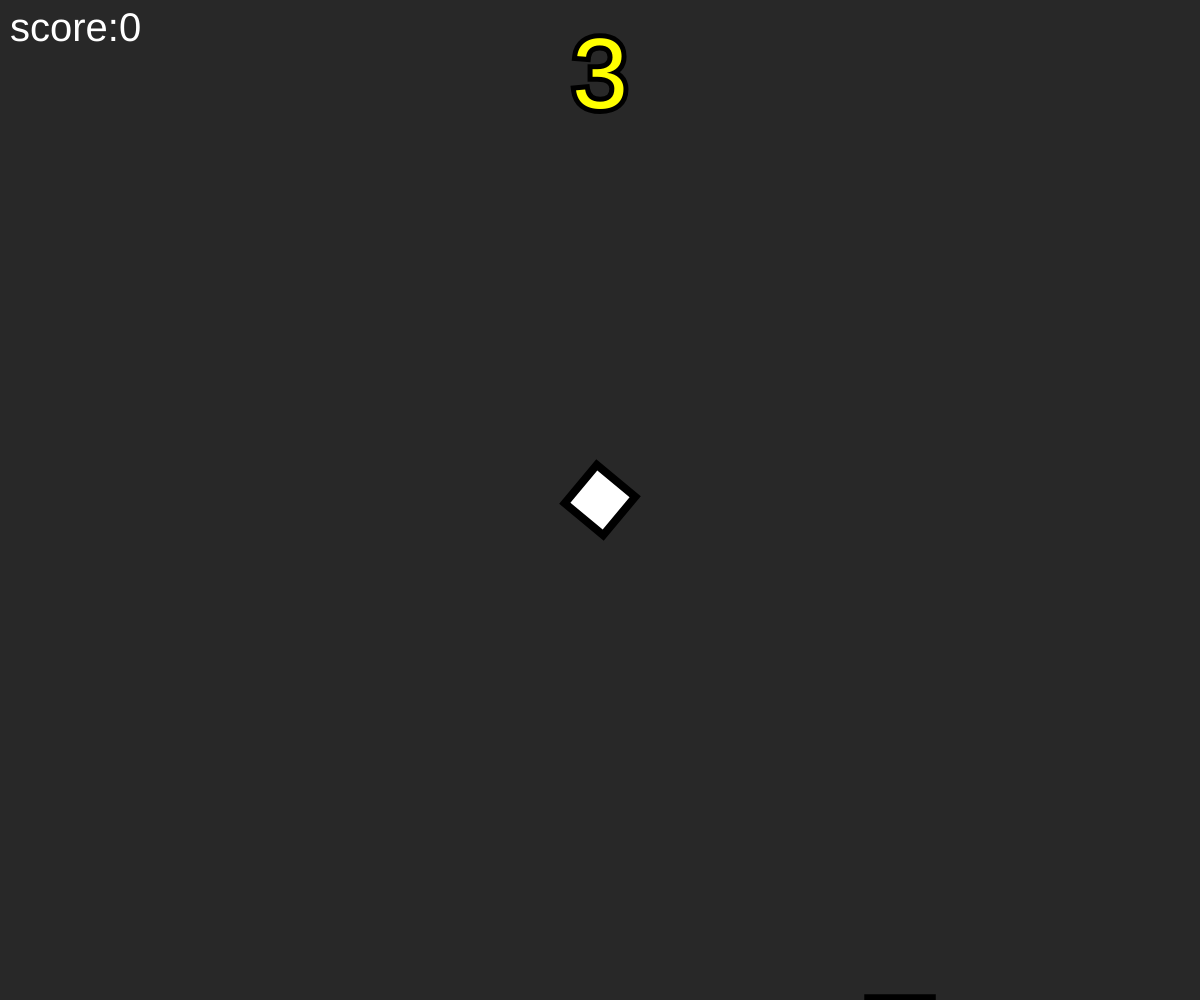
Frame 1 (no input)
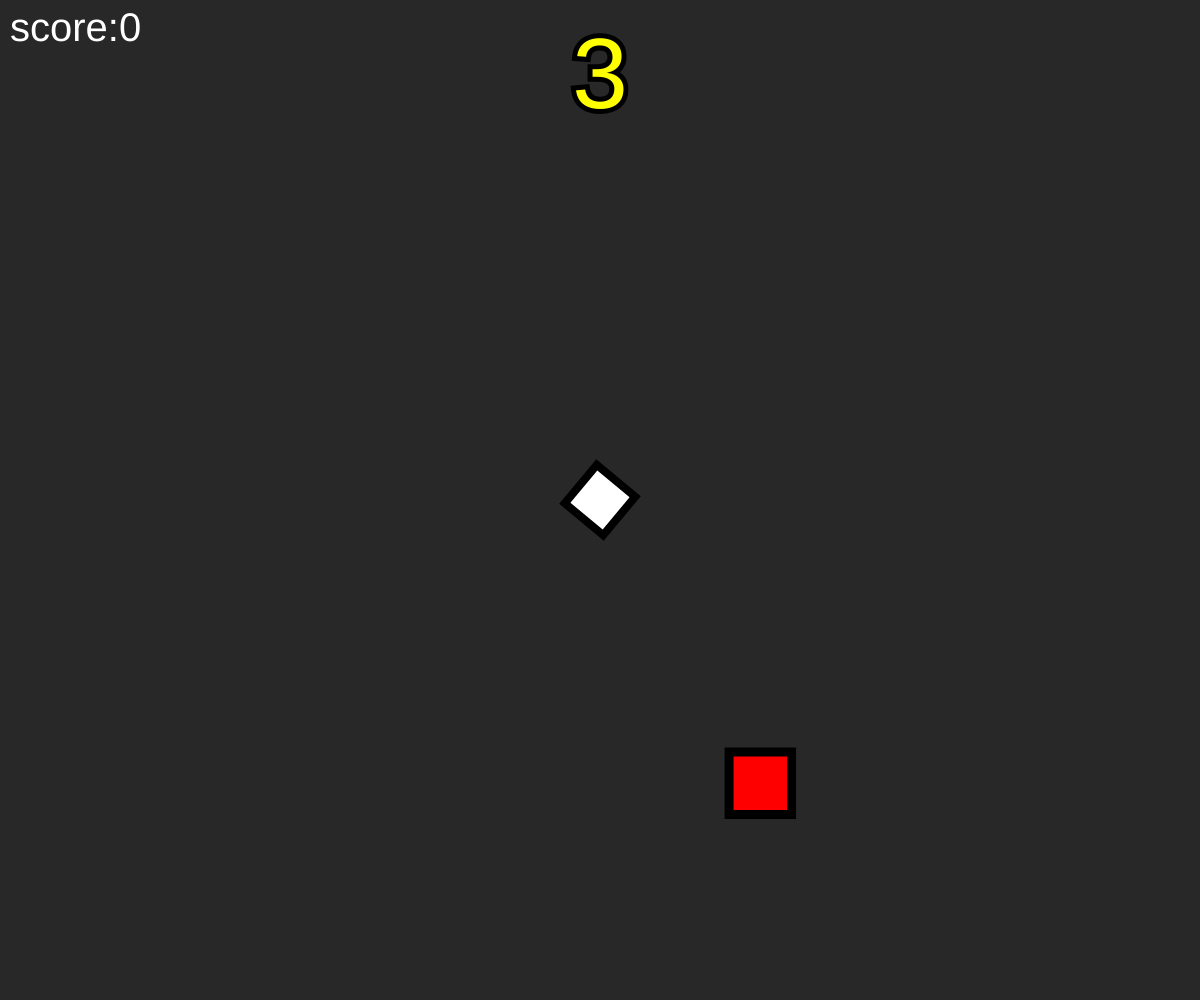
Frame 60 (no input)
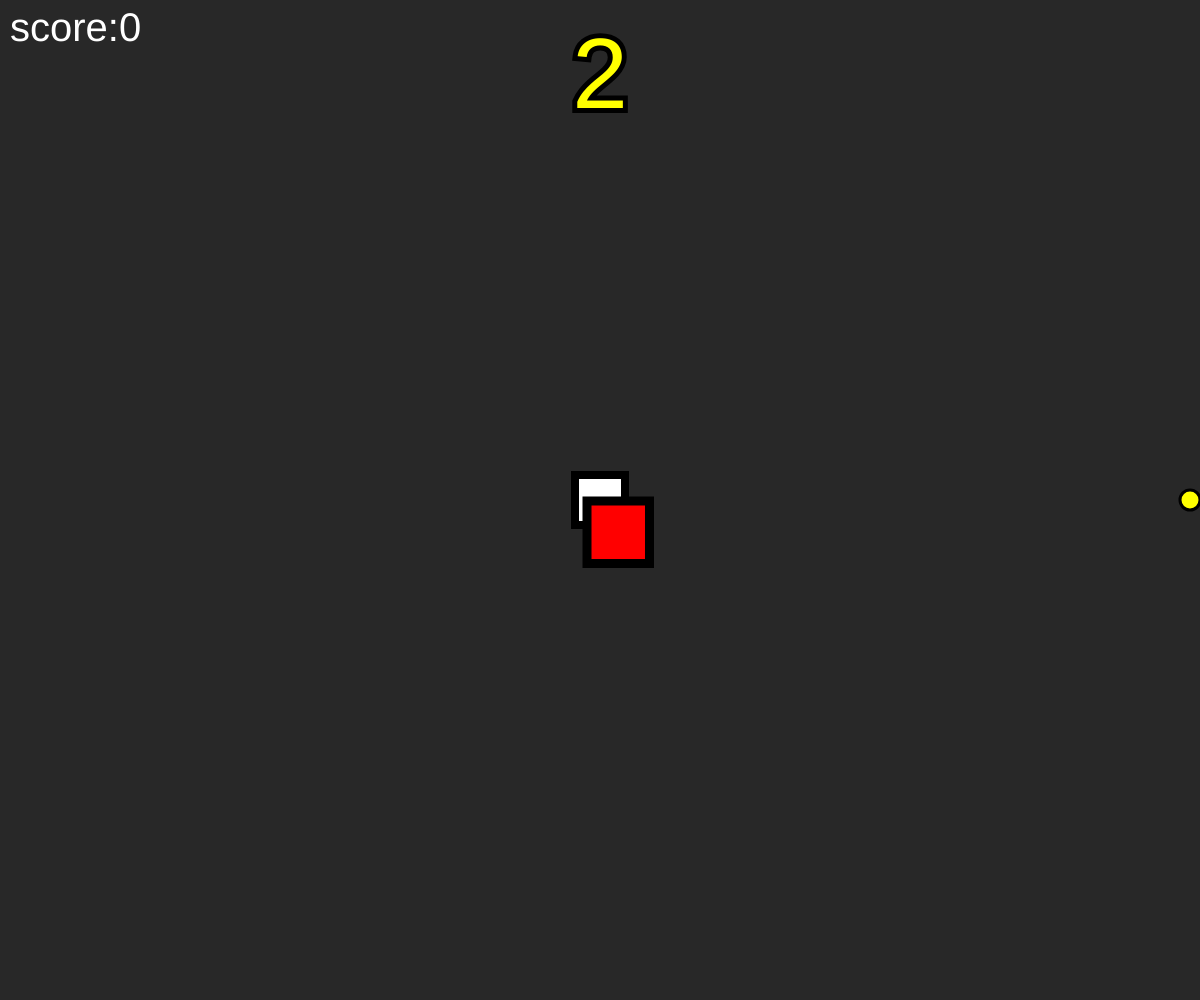
Frame 120 (the mouse pressed at the canvas centre since frame 60)

The p5.js sketch that drew these frames (run headless with seeded random() and noise() and a simulated clock; from frame 60 on, the mouse is pressed at the canvas centre):

// p5.js sketch
// ── sketch.js
let player;
let enemies = [];
let c = 1;
let score = 0;

function setup(){
    createCanvas(windowWidth, windowHeight);
    player = new Player();
    enemies.push(new Enemy(player));
}

function draw(){
    background(40);
    player.update();
    ammo();
    for(var i = 0; i<enemies.length; i++){
        enemies[i].draw();
    }
    
    for(var i = 0; i <enemies.length; i++){
        for(var j = 0; j < player.bullets.length; j++){
            if(collide(player.bullets[j].x, player.bullets[j].y, player.bullets[j].size/2, enemies[i].x, enemies[i].y, enemies[i].size, enemies[i].size)){
                player.bullets.splice(j, 1);
                player.ammo++;
                enemies.splice(i, 1);
                score += 10;
                if(enemies.length == 0){
                    score += c * 10;
                    c++;
                    spawn(c);
                }
            }
        }
    }
    
    for(var i = 0; i <enemies.length; i++){
        if(die(player, enemies[i])){
            print("dead");
        }
    }
    
    push();
    textAlign(LEFT, TOP);
    textSize(40);
    fill(255);
    noStroke();
    text("score:" + score, 10, 10)
    pop();
}

function mousePressed(){
    player.shoot();
}

function keyTyped(){
    if(key === " "){
        player.shoot();
    }
}

function collide(cx, cy, rad, rx, ry, rw, rh) {
  let testX = cx;
  let testY = cy;
  
  if (cx < rx)         testX = rx;
  else if (cx > rx+rw) testX = rx+rw;
  if (cy < ry)         testY = ry;
  else if (cy > ry+rh) testY = ry+rh;
  
  let d = dist(cx, cy, testX, testY);
  
    if (d <= rad) {
    return true;
  }
  return false;

}

function die(p, e){
    return false;
}

function spawn(c){
    player.ammo = 3;
    for(i = 0; i < c; i++){
        enemies.push(new Enemy(player));
    }
}

function ammo(){
    textAlign(CENTER, TOP);
    fill(255, 255, 0);
    stroke(0);
    strokeWeight(10);
    textSize(100);
    text(player.ammo, this.width/2, 30);
}
// ── Bullet.js
class Bullet{
    constructor(x, y, rotation){
        this.x = x;
        this.y = y;
        this.pX = mouseX;
        this.pY = mouseY;
        this.speedX = cos(rotation);
        this.speedY = sin(rotation);
        this.speed = 10;
        this.size = 20;
    }
    
    draw(){
        push();
        stroke(0);
        strokeWeight(3);
        fill(255, 255, 0);
        ellipse(this.x, this.y, this.size);
        pop();
        
        this.toMouse();
    }
    
    toMouse(){
        this.x += this.speedX*this.speed;
        this.y += this.speedY*this.speed;
    }
    
    outsideScreen(){
        if(this.x+this.size <= 0 || this.x-this.size >= width || this.y+this.size <= 0 || this.y-this.size >= height){
            return true;
        }
    }
}
// ── Enemy.js
class Enemy{
    constructor(player){
        this.x = this.randomX();
        this.y = this.randomY();
        this.pX = player.x;
        this.pY = player.y;
        this.player = player;
        this.speedX = cos(this.rotation());
        this.speedY = sin(this.rotation());
        this.size = random(40, 70);
        this.speed = this.size/13;
    }
    
    draw(){
        push();
        stroke(0);
        strokeWeight(9);
        fill(255, 0, 0);
        rectMode(CENTER);
        rect(this.x, this.y, this.size);
        pop();
        
        this.toPlayer();
    }
    
    toPlayer(){
        this.speedX = cos(this.rotation());
        this.speedY = sin(this.rotation());
        
        this.x += this.speedX*this.speed;
        this.y += this.speedY*this.speed;
    }
    
    rotation(){
        return Math.atan2(this.player.y-this.y, this.player.x-this.x);
    }
    
    randomX(){return random(-100, width+100);}
    
    randomY(){
        if(this.randomX() > width/2){
            return -30;
        } else{
            return height+30;
        }
    }
}
// ── Player.js
class Player{
    constructor(){
        this.size = 50;
        this.x = width/2;
        this.y = height/2;
        this.speed = 8;
        this.bullets = [];
        this.ammo = 3;
    }
    
    draw(){
        
        for(var i = 0; i < this.bullets.length; i++){
            this.bullets[i].draw();
            if(this.bullets[i].outsideScreen()){
                this.bullets.splice(i, 1);
            }
        }
        
        
        noStroke();
        fill(255);
        push();
        stroke(0);
        strokeWeight(8);
        rectMode(CENTER);
        translate(this.x, this.y);
        rotate(this.rotateToMouse());
        rect(0, 0, this.size, this.size);
        pop();
        

    }
    
    update(){
        this.input();
        this.draw();
    }
    
    input(){
        if(keyIsDown(65)){
          this.x -= this.speed;
        }

        if(keyIsDown(68)){
          this.x += this.speed;
        }

        if(keyIsDown(87)){
          this.y -= this.speed;
        }

        if(keyIsDown(83)){
          this.y += this.speed;
        }
        
        if(keyIsDown(LEFT_ARROW)){
          this.x -= this.speed;
        }

        if(keyIsDown(RIGHT_ARROW)){
          this.x += this.speed;
        }

        if(keyIsDown(UP_ARROW)){
          this.y -= this.speed;
        }

        if(keyIsDown(DOWN_ARROW)){
          this.y += this.speed;
        }
    }
    
    rotateToMouse(){
        return Math.atan2(mouseY-this.y, mouseX-this.x);
    }
    
    shoot(){
        if(this.ammo > 0){
            this.bullets.push(new Bullet(this.x, this.y, this.rotateToMouse()));
            this.ammo--;
        }
    }
}
